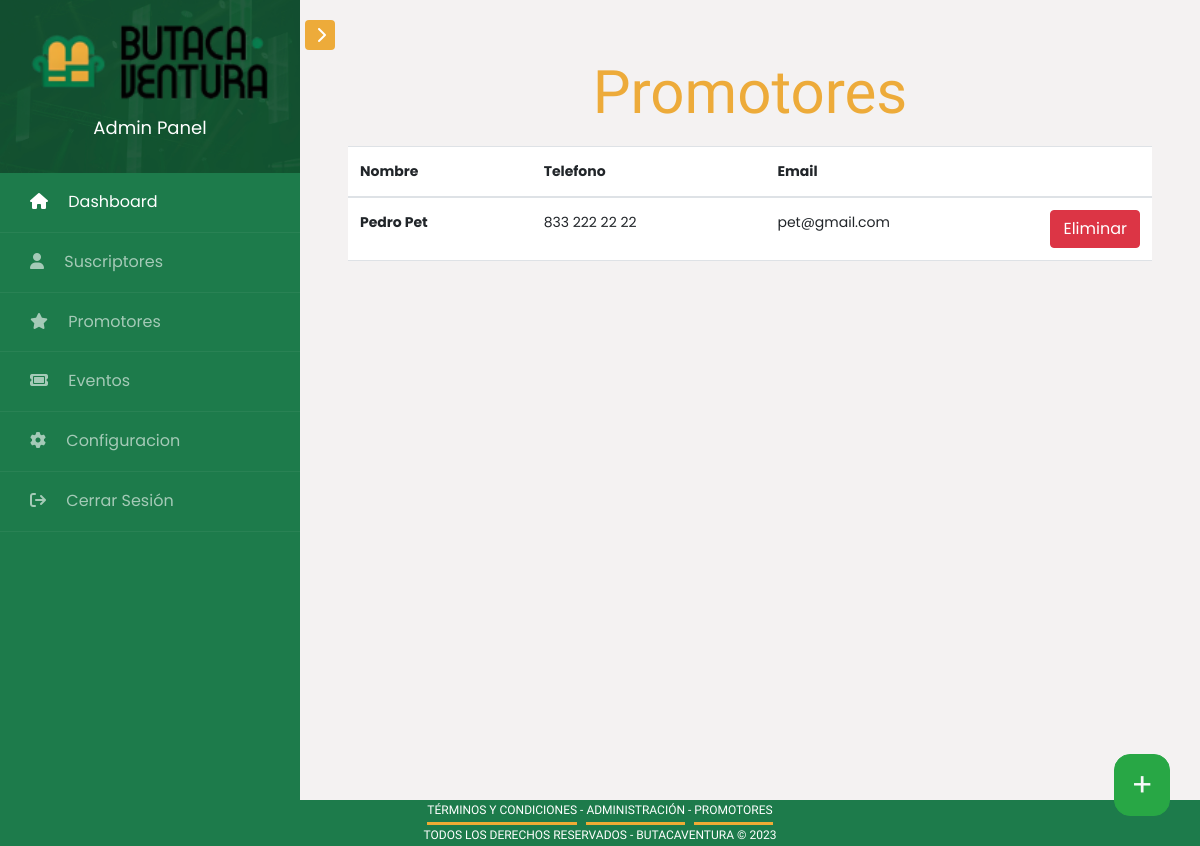
/promoter_list/ (signed in), run on the app's committed database.
### users/models.py (models this page shows, shortened)
class CustomUser(AbstractUser):
    user_id = models.CharField(max_length=20, primary_key=True, unique=True)
    birthday = models.DateField(auto_now=False, auto_now_add=False, null=True, blank=True)
    address = models.CharField(max_length=150, null=True)
    telephone = models.CharField(max_length=150, null=True)
    city = models.ForeignKey(City, on_delete=models.CASCADE, null=True, blank=True)
    state = models.ForeignKey(State, on_delete=models.CASCADE, null=True, blank=True)
    auth_age = models.BooleanField(default=False, blank=True)
    send_mail = models.BooleanField(default=False, blank=True)
    terms_conds = models.BooleanField(default=False, blank=True)
    status = models.CharField(max_length=50, null=True, blank=True)

### butaca/views.py (the view)
# urls.py: path('promoter_list/', PromotorListView.as_view(), name='promoter_list'),
class PromotorListView(LoginRequiredMixin, ListView):
    model = CustomUser
    template_name = "butaca/promoter_list.html"
    def get_context_data(self, **kwargs):
        context = super().get_context_data(**kwargs)
        context["promoters"] = CustomUser.objects.filter(status='Promotor')
        return context

### butaca/templates/butaca/promoter_list.html (shortened to what this page needs)
{% extends 'base_dashboard.html' %}
{% block content %}
<div class="container">
    <h3 class="fontevents text-center">Promotores</h3>
</div>
<div>
  <table class="table">
    <thead>
      <tr>
        <th scope="col">Nombre</th>
        <th scope="col">Telefono</th>
        <th scope="col">Email</th>
        <th scope="col"></th>
      </tr>
    </thead>
    <tbody>
      <tr>
      {% for promoter in promoters  %}
        <th scope="row">{{ promoter.first_name }} {{ promoter.last_name }}</th>
        <td>{{ promoter.telephone }}</td>
        <td>{{ promoter.email }}</td>
        <td class="text-end col-1">
          <button type="button" class="btn btn-danger" data-bs-toggle="modal" data-bs-target="#{{ promoter.user_id }}">
            Eliminar
          </button>
        </td>
      {% endfor %}
      </tr>
    </tbody>
  </table>
</div>
<a class="btn btn-success overflow-button px-3 rounded-4" href="{% url 'register_admin' %}"><h2 class="m-auto text-light">
  +</h2>
</a>
{% endblock content %}

### static/css/main.css (style rules this page uses)
.fontevents { color: #EDAB3A; font-family: 'Comfortaa', sans-serif; font-size: 60px; }
.overflow-button { position: fixed; bottom: 30px; right: 30px; z-index: 9999; }

### data on the page
CustomUser: first_name "Pedro", last_name "Pet", telephone "833 222 22 22", email "pet@gmail.com"
